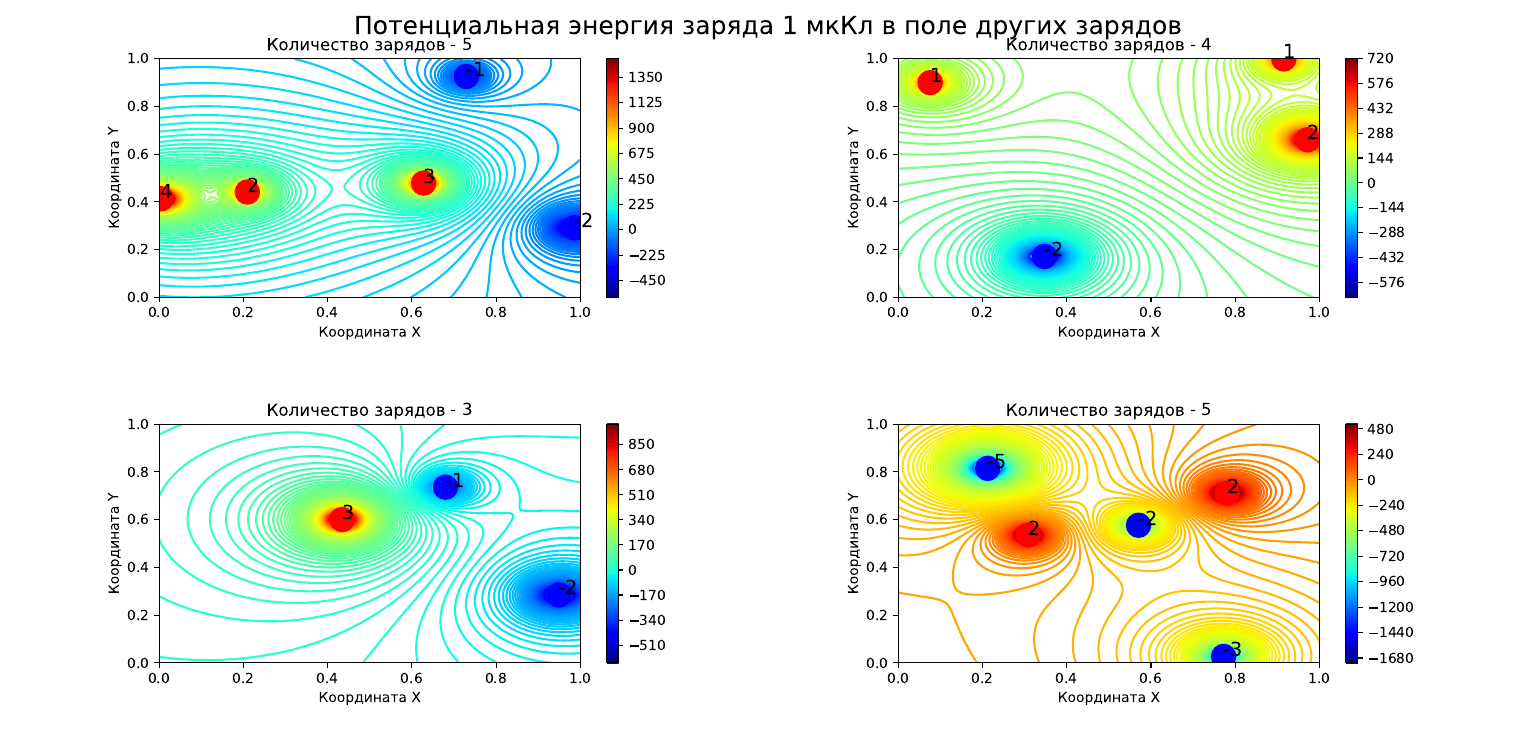

This chart was generated by the following Python code:
import numpy as np
import matplotlib.pyplot as plt
import random


def particle_color(value):
    if (value > 0):
        return 'red'
    else:
        return 'blue'


def distance(x, y, X, Y):
    return np.sqrt ((X - x)**2 + (Y - y)**2)


# Вычисление потенциальной энергии для заряда 1 мкКл в поле заряда q
# x, y - положение пробного заряда
# X, Y - положение заряда, в поле которого помещается пробный заряд

def potential_energy(q, x, y, X, Y):
    _distance = distance(x, y, X, Y)
    if (_distance < 0.025):
        res = 0
    else:
        res = pow(10, 3) * q * pow(10, -12) / (4 * np.pi * e0 * distance(x, y, X, Y))

    return res


xlim = 1.
ylim = 1.
n = 100

e0 = 8.85e-12
X, Y = np.meshgrid(np.linspace(0, xlim, n), np.linspace(0, ylim, n))

columns_quantity = 2
row_quantity = 2

fig, ax = plt.subplots(nrows=row_quantity, ncols=columns_quantity)

levels = 200

for nrow in range(0, row_quantity):
    for ncol in range(0, columns_quantity):
        # Определение конфигурации, которая будет изображена на графике ax[ncol][nrow]
        k = random.randint(1, 5)          # Количество точечных зарядов
        max = random.randint(2, 5)        # Верхняя граница диапозона значения заряда в мкКл
        min = random.randint(-5, -2)      # Нижняя граница диапозона значения заряда в мкКл

        coordinate_x = np.empty(k, dtype=np.double)
        coordinate_y = np.empty(k, dtype=np.double)
        particle_charges = np.empty(k, dtype=int)
        F = np.zeros([n, n])

        for i in range (0, k):
            coordinate_x[i] = xlim * random.random()                                      # Координаты k-ого заряда
            coordinate_y[i] = xlim * random.random()
            particle_charges[i] = random.randint(min, max)                                # Величина k-ого заряда
            while not particle_charges[i]:
                particle_charges[i] = random.randint(min, max)                            # Убеждаемся, что она не равна нулю

            for y_index in range(len(Y[0])):
                for x_index in range(len(X[0])):
                   F[x_index, y_index] += potential_energy(particle_charges[i], X[x_index, y_index],
                                                           Y[x_index, y_index], coordinate_x[i], coordinate_y[i])

        ptr = ax[ncol][nrow].contour(X, Y, F, cmap=plt.cm.jet, levels=levels)
        ax[ncol][nrow].set_title(f'Количество зарядов - {k}')
        ax[ncol][nrow].set_xlabel('Координата Х')
        ax[ncol][nrow].set_ylabel('Координата Y')
        plt.colorbar(ptr)


        # Теперь отметим на графике отрицательные заряды синим цветом, а положительные - красным

        particle_colors = np.empty(k, dtype=str)
        for i in range(0, k):
            particle_colors[i] = particle_color(particle_charges[i])

        ax[ncol][nrow].scatter(coordinate_x, coordinate_y, s=0, c=particle_colors, zorder=2)

        # И добавим подписи к каждому заряду с его величиной в мкКл
        for i, txt in enumerate(particle_charges):
            ax[ncol][nrow].annotate (txt, (coordinate_x[i], coordinate_y[i]), fontsize=14, zorder=3)


fig.tight_layout()
plt.suptitle('Потенциальная энергия заряда 1 мкКл в поле других зарядов', fontsize=18)
plt.show()
fig.savefig('task 2.pdf')
